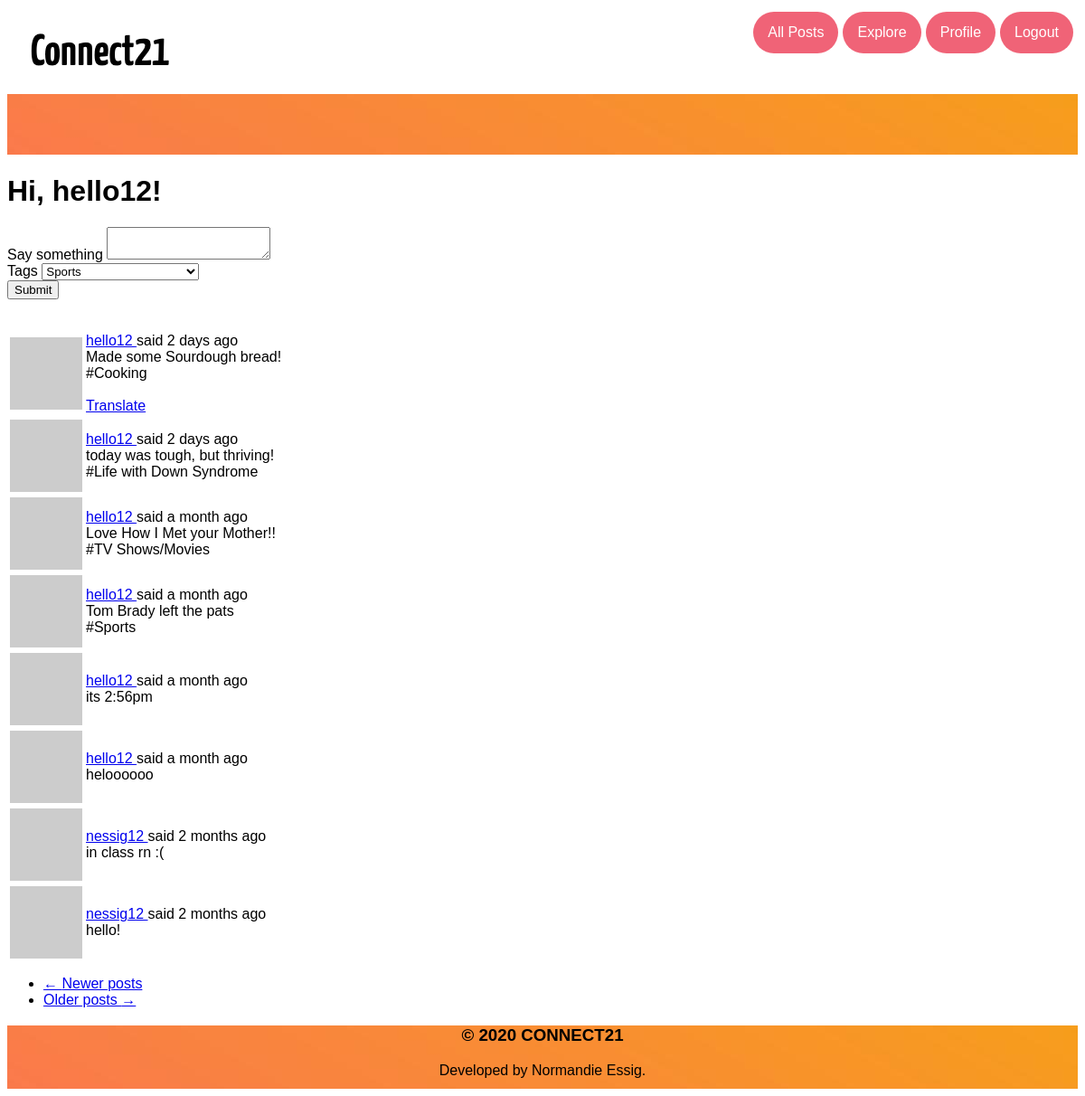
The app's page /pages (signed in), older data.
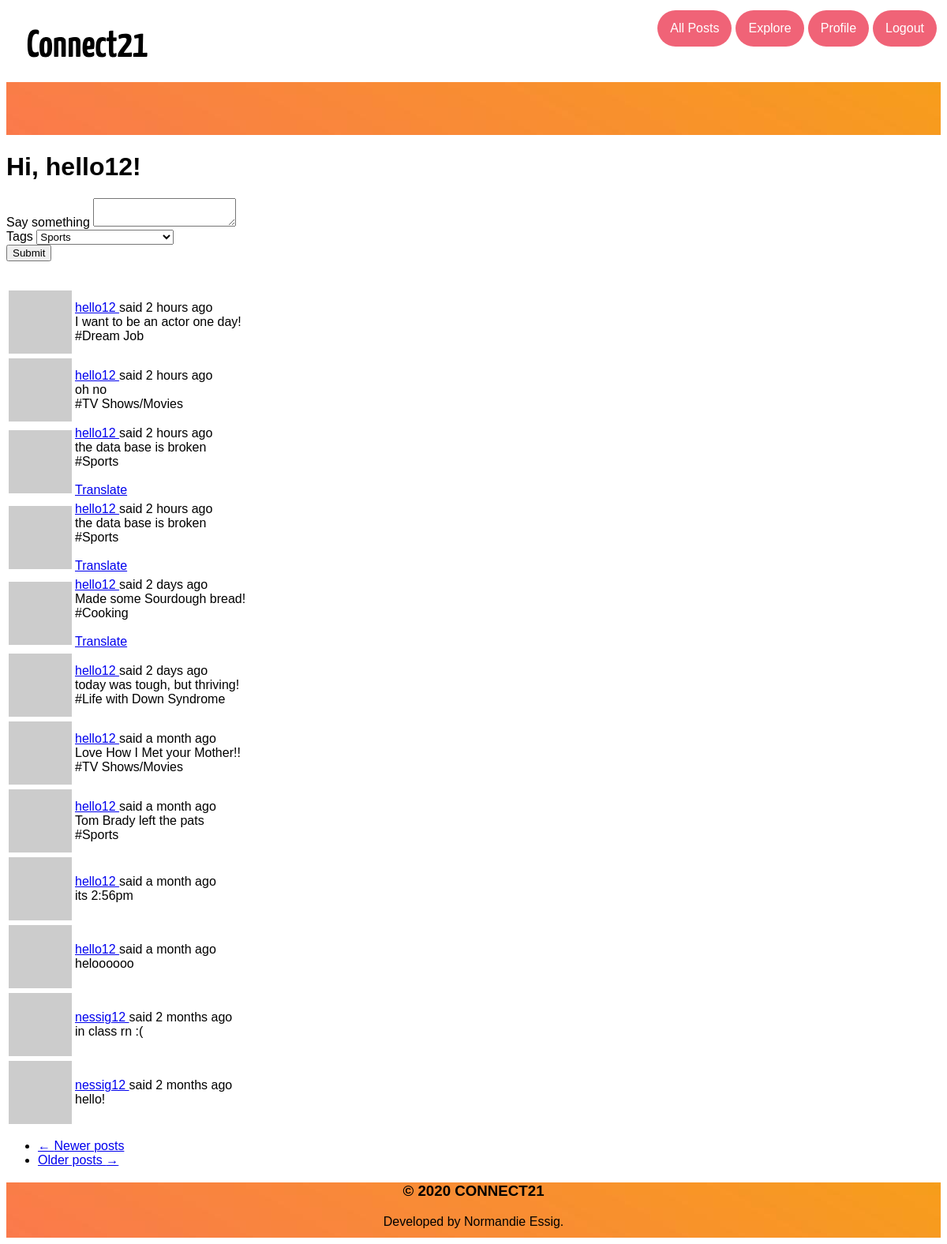
The same page, newer data.
### app/models.py (models this page shows, shortened)
class Post(db.Model):
    id = db.Column(db.Integer, primary_key=True)
    body = db.Column(db.String(140))
    timestamp = db.Column(db.DateTime, index=True, default=datetime.utcnow)
    user_id = db.Column(db.Integer, db.ForeignKey('user.id'))
    language = db.Column(db.String(5))
    tag = db.Column(db.Integer, db.ForeignKey('topics.topic'))

### app/main/routes.py (the view, shortened to what this page needs)
@bp.route('/pages', methods=['GET', 'POST'])
@login_required
def pages():
    form = PostForm()
    page = request.args.get('page', 1, type=int)
    posts = current_user.followed_posts().paginate(
        page, current_app.config['POSTS_PER_PAGE'], False)
    next_url = url_for('main.pages', page=posts.next_num) \
        if posts.has_next else None
    prev_url = url_for('main.pages', page=posts.prev_num) \
        if posts.has_prev else None
    return render_template('index.html', title=_('Home'), form=form,
                           posts=posts.items, next_url=next_url,
                           prev_url=prev_url)

### app/main/forms.py
class PostForm(FlaskForm):
    post = TextAreaField(_l('Say something'), validators=[DataRequired()])
    tag = SelectField(u'Tags', choices=[('Sports','Sports'),('Life with Down Syndrome','Life with Down Syndrome'), ('TV Shows/Movies','TV Shows/Movies'),('Cooking','Cooking'), ('Funny Memes','Funny Memes'),('Puzzles','Puzzles'),('Scary Stories','Scary Stories'),('Politics','Politics'),('Dream Job','Dream Job')])
    submit = SubmitField(_l('Submit'))

### app/main/routes.py (called while the page is built)
@bp.before_app_request
def before_request():
    if current_user.is_authenticated:
        current_user.last_seen = datetime.utcnow()
        db.session.commit()
    g.locale = str(get_locale())

### app/models.py (called while the page is built)
@login.user_loader
def load_user(id):
    return User.query.get(int(id))

    def avatar(self, size):
        digest = md5(self.email.lower().encode('utf-8')).hexdigest()
        return 'https://www.gravatar.com/avatar/{}?d=identicon&s={}'.format(digest, size)

    def followed_posts(self):
        followed = Post.query.join(followers, (followers.c.followed_id == Post.user_id)).filter(followers.c.follower_id == self.id)
        own = Post.query.filter_by(user_id=self.id)
        return followed.union(own).order_by(Post.timestamp.desc())

### app/templates/index.html
{% extends "base.html" %}
{% import 'bootstrap/wtf.html' as wtf %}
{% block app_content %}
    <h1 class="title"><br></h1>
    <h1>{{ _('Hi, %(username)s!', username=current_user.username) }}</h1>
    {% if form %}
    {{ wtf.quick_form(form) }}
    <br>
    {% endif %}
    {% for post in posts %}
        {% include '_post.html' %}
    {% endfor %}
    <nav aria-label="...">
        <ul class="pager">
            <li class="previous{% if not prev_url %} disabled{% endif %}">
                <a href="{{ prev_url or '#' }}">
                    <span aria-hidden="true">&larr;</span> {{ _('Newer posts') }}
                </a>
            </li>
            <li class="next{% if not next_url %} disabled{% endif %}">
                <a href="{{ next_url or '#' }}">
                    {{ _('Older posts') }} <span aria-hidden="true">&rarr;</span>
                </a>
            </li>
        </ul>
    </nav>
{% endblock %}

### app/templates/_post.html (shortened to what this page needs)
  <table class="table table-hover">
        <tr>
            <td width="70px">
                <a href="{{ url_for('main.user', username=post.author.username) }}">
                    <img src="{{ post.author.avatar(70) }}" />
                </a>
            </td>
            <td>
                {{ _('%(username)s said %(when)s',
                    username=user_link, when=moment(post.timestamp).fromNow()) }}
                <br>
                <span id="post{{ post.id }}">{{ post.body}}</span>
                <br>
                {% if post.tag %}
                    #{{post.tag}}
                {% endif %}
                {% if post.language and post.language != g.locale %}
                <br><br>
                <span id="translation{{ post.id }}">
                    <a href="javascript:translate(
                                '#post{{ post.id }}',
                                '#translation{{ post.id }}',
                                '{{ post.language }}',
                                '{{ g.locale }}');">{{ _('Translate') }}</a>
                </span>
                {% endif %}
            </td>
        </tr>
    </table>

Row changes from the older to the newer data that the page shows:
added Post: body "I want to be an actor one day!", tag "Dream Job"
added Post: body "oh no", tag "TV Shows/Movies"
added Post: body "the data base is broken", tag "Sports"
added Post: body "the data base is broken", tag "Sports"
